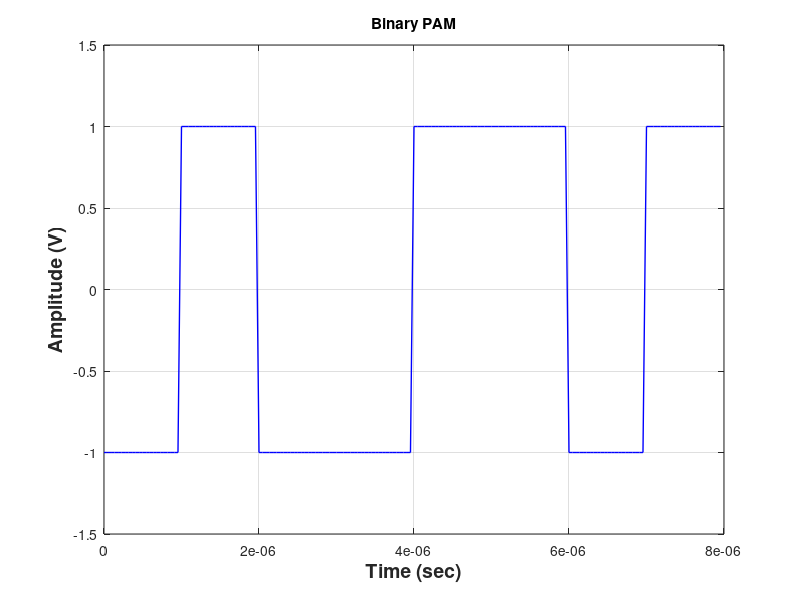
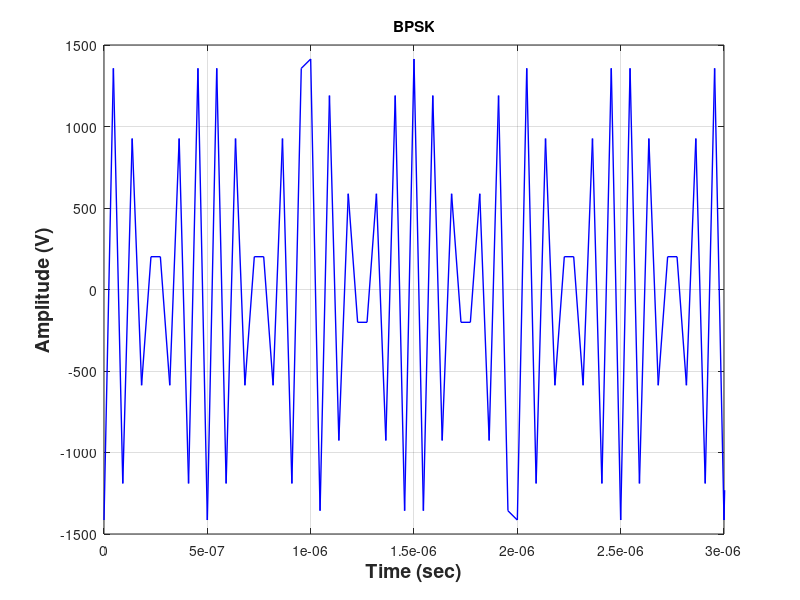
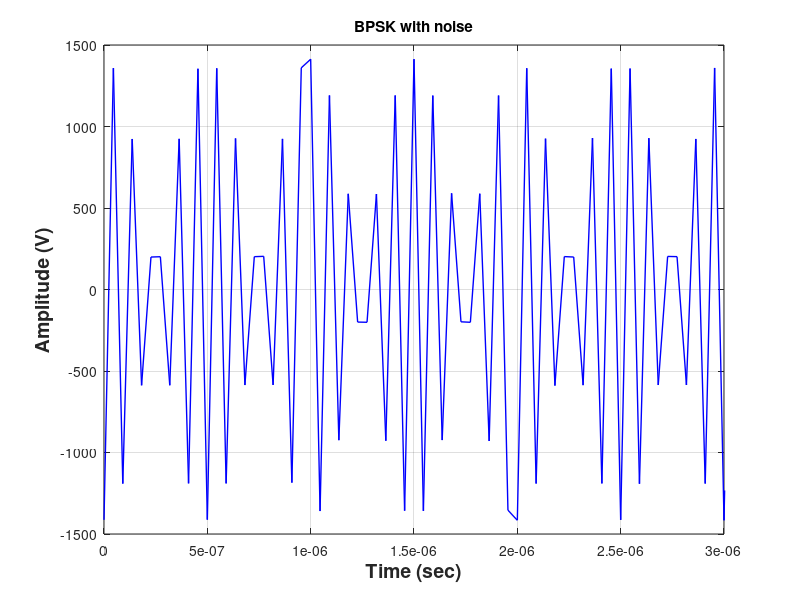

The MATLAB source for these figures, in order:
%% Reading Text file and binary representation 
fidi = fopen('Text.txt','r');  %open file and get File ID
data=fread(fidi);              %Read data in double format
fclose(fidi);
cdata=char(data);              %Convert data into char (checking if data is read correctly)
bdata1=dec2bin(data,8)-'0';     %Convert double to binary(double format)
%check=bi2de(bdata1,'left-msb');
bdata=transpose(bdata1);        %Transpose before reshape
x=reshape(bdata,1,length(cdata)*8);     %Vector of binary values


%% Transimitter 
f =10000000; % f in Hz 10MHz
Fs =2.2*f; % samples per symbol 22MHz
Tb =0.000001; % Bit duration
Ab =1; % Bit Amplitude.
%Code to define time t that contains N samples for Tb second(s)
Ts=1/Fs;
N=length(x)*Tb*Fs;
n=0:N-1;   %Sampling Index 
t=n*Ts;    %time vector
w = sqrt(2/Tb)*cos(2*pi*f*t); % Defining the Basis Function/ Carrier Signal

%Code to generate and plot BPSK_Pulse
u=ones(1,length(t));
Fss=Fs*Tb;

for i=1:length(x)
    if x(i) == 0
 
        if i ==1
            u(1:1:Fss)= u(1:1:Fss)*(-1);
        else if i==length(x)
         u(( (i-1)*Fss+1):1:i*Fss)=u(( (i-1)*Fss+1):1:i*Fss).*(-1);       
        else
        u(( (i-1)*Fss+1):1:i*Fss)=u(( (i-1)*Fss+1):1:i*Fss).*(-1);
        
    end
        end  
    end
end

tt=t(1:1:length(t)/length(data));
figure(1) %Binary PAM Plot
plot(tt,u(1:1:length(tt)),'b','LineWidth',1)
grid on;
ylim( [-1.5 1.5])
title('Binary PAM')
xlabel('Time (sec)','fontweight','bold','fontsize',14);
ylabel('Amplitude (V)','fontweight','bold','fontsize',14);

u=u.*w;   %BPSK

figure(2)
plot(tt,u(1:1:length(tt)),'b','LineWidth',1)
grid on;
xlim( [0 3/1000000])

title('BPSK')
xlabel('Time (sec)','fontweight','bold','fontsize',14);
ylabel('Amplitude (V)','fontweight','bold','fontsize',14);

%% Noise

variance = input('Enter vareince:');

r=u+sqrt(variance)*randn(1,length(u)); % Addition of Noise in the Channel or use awgn (r, SNR) command

figure(3)
plot(tt,r(1:1:length(tt)),'b','LineWidth',1)
grid on;
xlim( [0 3/1000000])

title('BPSK with noise')
xlabel('Time (sec)','fontweight','bold','fontsize',14);
ylabel('Amplitude (V)','fontweight','bold','fontsize',14);
%% Correlator Receiver and Detection Block

rec=0;
for i=1:length(x)
    
 
        if i ==1
            ss(1:1:Fss)= r(1:1:Fss).*w(1:1:Fss);
            s(i)=sum(ss(1:1:Fss));
        else if i==length(x)
         ss(( (i-1)*Fss+1):1:i*Fss)=r(( (i-1)*Fss+1):1:i*Fss).*w(( (i-1)*Fss+1):1:i*Fss); 
         s(i)=sum(ss(( (i-1)*Fss+1):1:i*Fss));
        else
        ss(( (i-1)*Fss+1):1:i*Fss)=r(( (i-1)*Fss+1):1:i*Fss).*w(( (i-1)*Fss+1):1:i*Fss);
        s(i)=sum(ss(( (i-1)*Fss+1):1:i*Fss));
        
        
    end
        end
        
        if s(i)>0
            rec(i)=1;
        else
            rec(i)=0;
     
        end
end



%% Error checking 

err=0;
index=1;
for i=1:length(rec)
    
    if x(i) ~= rec(i)
        err(index)=i;
        index = index+1;
    end
end
    
    if length(err)==1& err(1)==0
        data_bits = transpose(x);
        Rcvd_Bits = transpose(rec);
        disp('Congragulations! Data received correctly')
        
    else 
        
        data_bits = transpose(x);
        Rcvd_Bits = transpose(rec);
        
       
        disp('Warning! errors detected.')
        %Total_Bits = length(
        Number_of_Errors = length(err)
        
        Position = err
    end
    
    %% Convert binary back to char
y = reshape(rec,8,length(cdata));
y = transpose(y);
y = bi2de(y,'left-msb');
 out = char(y);
 disp(out')
%% Write to Output Text File
fid2 = fopen('Out.txt','w');  %open file and get File ID
fprintf(fid2,'%c',out);
%print('%c',transpose(out));
%output = transpose(out)
fclose(fid2);

